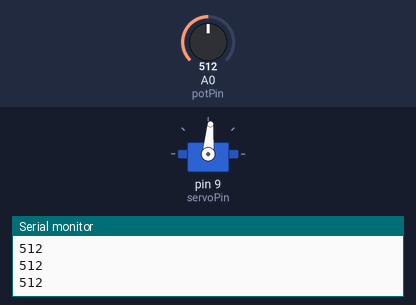
A sketch run on a simulated Arduino Uno, built with avr-gcc and run on an emulated ATmega328P. Shown: servo, the last lines printed to the serial monitor. The inputs (shaded band) are chosen by the test bench; at power-on: A0 (potPin) = 512.

Above: at 1.2 s.
1.3 s: A0 (potPin) set to 716
At 2.0 s:
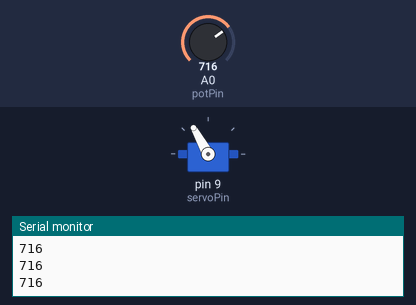
2.8 s: A0 (potPin) set to 900
At 3.2 s:
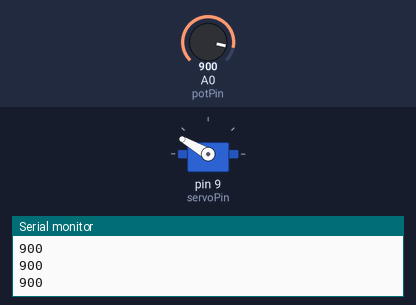
4.3 s: A0 (potPin) set to 1023
At 5.5 s:
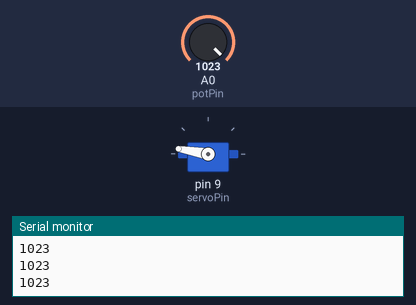
5.8 s: A0 (potPin) set to 306
At 6.8 s:
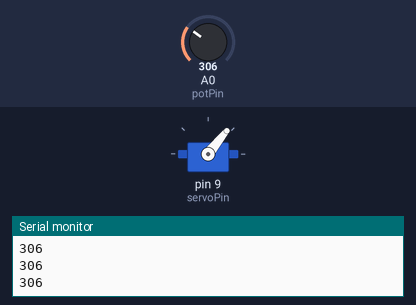
7.3 s: A0 (potPin) set to 122
At 7.8 s:
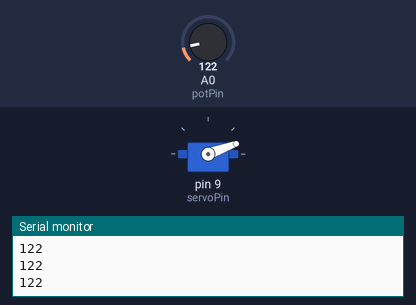
8.8 s: A0 (potPin) set to 511
At 10.1 s:
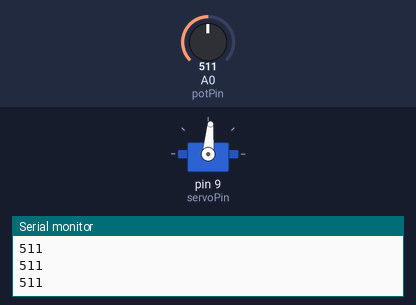
Timing chart, 0 to 11.3 s (numbered marks = the images above; inputs shaded):
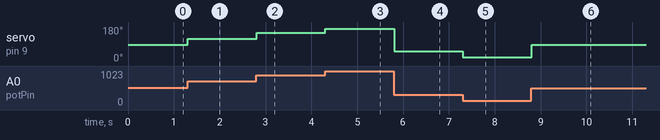

The sketch:

servomotor_Pot.ino
```cpp
#include <Servo.h> // includes Arduino Servo Library

const int potPin = A0; // create pot pin variable assigned to A0
const int servoPin = 9; // creates servoPin variable, assigns 9

Servo servo; // creates a Servo object

int reading = 0; // variable to track pot reading
int angle = 0; // variable to track servo position in degrees
void setup() {
  Serial.begin(9600);
  // put your setup code here, to run once:
servo.attach(servoPin); // attact servo variable to control pin
}

void loop() {
 reading = analogRead(potPin); // reads from the pot (0-1023)
 Serial.println(reading);
 angle = reading / 6; // reduces pot value (0=170)
  servo.write(angle); // writes angle to servo
}
```

Measured:
- after the input at 1.3 s, servo on pin 9 (servoPin): 85° → 119° at once
- after the input at 2.8 s, servo on pin 9 (servoPin): 119° → 150° at once
- after the input at 4.3 s, servo on pin 9 (servoPin): 150° → 170° at once
- after the input at 5.8 s, servo on pin 9 (servoPin): 170° → 51° at once
- after the input at 7.3 s, servo on pin 9 (servoPin): 51° → 20° at once
- after the input at 8.8 s, servo on pin 9 (servoPin): 20° → 85° at once
